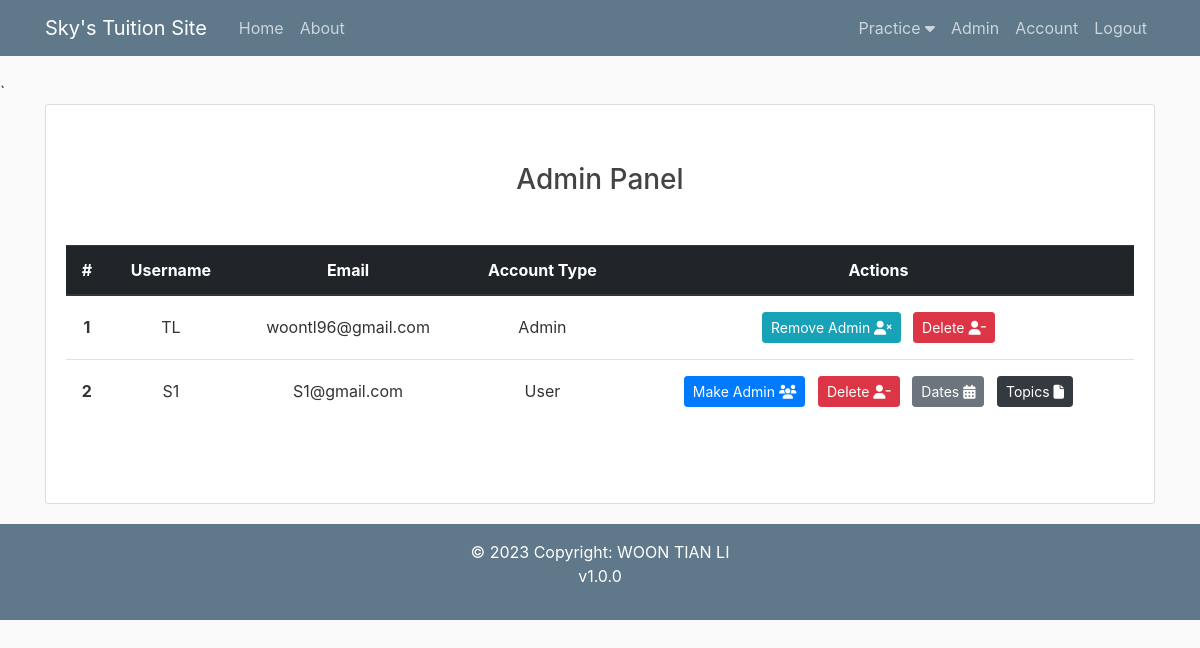
The page /admin (signed in) on the database its author committed.
### flaskblog/models.py (models this page shows, shortened)
class User(db.Model, UserMixin): #Creating user table in DB
    id = db.Column(db.Integer, primary_key = True) #ID defined as an integer and to be the primary key)
    username = db.Column(db.String(20), unique=True, nullable=False) #name to be a string, max 20 characters, must be unique, and required, cannot be null
    email = db.Column(db.String(120), unique=True, nullable=False)
    image_file = db.Column(db.String(20), nullable=False, default='default.jpg') #user image defaults to a default.jpg
    password = db.Column(db.String(60), nullable=False)
    account_type = db.Column(db.String(60), nullable=False)
    notes = db.relationship('Note', backref='author', lazy=True)
    homeworks = db.relationship('Homework', backref='author', lazy=True)
    activities = db.relationship('Activity', backref='author', lazy=True)
    changelogs = db.relationship('Changelog', backref='author', lazy=True)
    topics = db.Column(db.String(1000))
    topics_check = db.Column(db.String(1000))
    description1 = db.Column(db.String(1000))
    date1 = db.Column(db.Date)
    time1 = db.Column(db.Time)
    description2 = db.Column(db.String(1000))
    date2 = db.Column(db.Date)
    time2 = db.Column(db.Time)
    description3 = db.Column(db.String(1000))
    date3 = db.Column(db.Date)
    time3 = db.Column(db.Time)
    description4 = db.Column(db.String(1000))
    date4 = db.Column(db.Date)
    time4 = db.Column(db.Time)
    grade = db.Column(db.String(200))

### flaskblog/users/routes.py (the view)
@users.route("/admin", methods=['GET', 'POST'])
@login_required #Requires login to view this route
def admin():
    if current_user.account_type == 'User':
        flash('You do not have access privileges to view this!', 'danger')
        return redirect(url_for('main.home'))
    users = User.query.all()
    return render_template('admin.html', title='Admin Panel', users=users)

### flaskblog/models.py (called while the page is built)
@login_manager.user_loader
def load_user(user_id):
    return User.query.get(int(user_id))

### flaskblog/templates/admin.html (shortened to what this page needs)
{% extends "layout.html" %}
{% block content %}
    <div class="content-section text-center" style="min-height:50vh">
        <h3 class="my-5">Admin Panel</h3>
        <table class="table table-hover">
            <thead class="thead-dark">
            <tr>
                <th scope="col">#</th>
                <th scope="col">Username</th>
                <th scope="col">Email</th>
                <th scope="col">Account Type</th>
                <th scope="col">Actions</th>
            </tr>
            </thead>
            <tbody>
            {% for user in users %}
                <tr>
                    <th class="align-middle" scope="row">{{ user.id }}</th>
                    <td class="align-middle">{{ user.username }}</td>
                    <td class="align-middle">{{ user.email }}</td>
                    <td class="align-middle"> {{ user.account_type }}</td>
                    <td>
                        {% if user.account_type == "Admin" %}
                            <button type ="button" class="btn btn-info btn-sm m-1" data-toggle="modal" data-target="#RemoveAdmin{{user.id}}">Remove Admin <i class="fa-solid fa-user-xmark"></i></button>
                        {% elif user.account_type == "User" %}
                            <button type ="button" class="btn btn-primary btn-sm m-1" data-toggle="modal" data-target="#MakeAdmin{{user.id}}">Make Admin <i class="fa-solid fa-users"></i></button>
                        {% endif %}
                        <button type ="button" class="btn btn-danger btn-sm m-1" data-toggle="modal" data-target="#DeleteUser{{user.id}}">Delete <i class="fa-solid fa-user-minus"></i></button>
                        {% if user.account_type == "User" %}
                            <a class="btn btn-secondary btn-sm m-1" href="{{ url_for('users.user_dates', username=user.username) }}">Dates <i class="fa-solid fa-calendar-days"></i></a>
                            <a class="btn btn-dark btn-sm m-1" href="{{ url_for('users.user_topics', username=user.username) }}">Topics <i class="fa-solid fa-file"></i></a>
                        {% endif %}
                    </td>
                </tr>
            {% endfor %}
            </tbody>
        </table>
    </div>
{% endblock content %}

### flaskblog/static/main.css (style rules this page uses)
body { background: #fafafa; color: #333333; margin-top: 5rem; }
h1, h2, h3, h4, h5, h6 { color: #444444; }
.content-section { background: #ffffff; padding: 10px 20px; border: 1px solid #dddddd; border-radius: 3px; margin-bottom: 20px; }

### rows shown on the page
User: id "1", username "TL", email "woontl96@gmail.com", account_type "Admin"
User: id "2", username "S1", email "S1@gmail.com", account_type "User"
